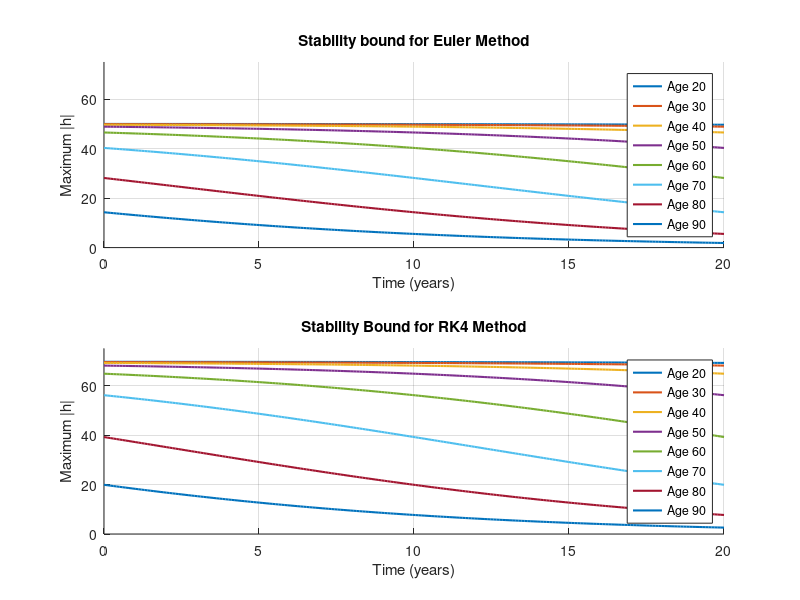

Source code (MATLAB):
%% Stability Tests 

%Parameters
delta = 0.04;
T = 20;
x = 30;

% Mortality parameters
mu_const = 0.01;
A = 0.00022;
B = 2.7e-6;
c = 1.124;

%%
% Constant mortality 

%stability conditions
hmax_euler = 2/abs(delta + mu_const);
hmax_RK = 2.7853/abs(delta + mu_const);

fprintf('Euler (Constant) at age 30: |h| < %.10f\n',hmax_euler);
fprintf('RK4 (Constant) at age 30: |h| < %.10f\n',hmax_RK);

%% 
% Makeham Mortality model
mu_T = A + B*c^(x+T);

%stability conditions
hmax_euler = 2/abs(delta + mu_T);
hmax_RK = 2.7853/abs(delta + mu_T);

fprintf('Euler (Makeham) at age 30: |h| < %.10f\n',hmax_euler);
fprintf('RK4 (Makeham)at age 30: |h| < %.10f\n',hmax_RK);

%% 
% Gompertz Mortality model
mu_T = B*c^(x+T);

%stability conditions
hmax_euler = 2/abs(delta + mu_T);
hmax_RK = 2.7853/abs(delta + mu_T);

fprintf('Euler (Gompertz) at age 30: |h| < %.10f\n',hmax_euler);
fprintf('RK4 (Gompertz) at age 30: |h| < %.10f\n',hmax_RK);

%% 
% Stability for Different Ages of policy start date (x)
% Gompertz Mortality

ages = [20 30 40 50 60 70 80 90];

for x = ages
    mu_T = B*c^(x+T);

    Gomp_hmax_euler = 2/abs(delta + mu_T);
    Gomp_hmax_RK = 2.7853/abs(delta + mu_T);

    fprintf('Age %d:\n',x);
    fprintf('Euler |h| < %.4f\n',Gomp_hmax_euler);
    fprintf('RK4   |h| < %.4f\n\n',Gomp_hmax_RK);

end

%% 
% Plotting Stability bounds

t = linspace(0,T,200);

figure;
% Euler
subplot(2,1,1); %creates two stacked sub plots
hold on;
for x = ages
    %calculates mortality for age x for all time steps
    mu_t = B*c.^(x+t);
    %calculating all stability bounds for all mortality vals
    hmax_euler = 2./(delta + mu_t); 
    %num2str concerts numbers to a character array
    plot(t,hmax_euler,'LineWidth',1.5,'DisplayName',['Age ',num2str(x)]);
end

xlabel('Time (years)');
ylabel('Maximum |h|');
ylim([0,75]);
title('Stability bound for Euler Method');
legend('Location','best');
grid on;


% RK4
subplot(2,1,2);
hold on;

for x = ages
    mu_t = B*c.^(x+t);
    hmax_RK = 2.7853./(delta + mu_t);
    plot(t,hmax_RK,'LineWidth',1.5, 'DisplayName',['Age ',num2str(x)]);

end

xlabel('Time (years)');
ylabel('Maximum |h|');
ylim([0,75]);
title('Stability Bound for RK4 Method');
legend('Location','best');
grid on;
